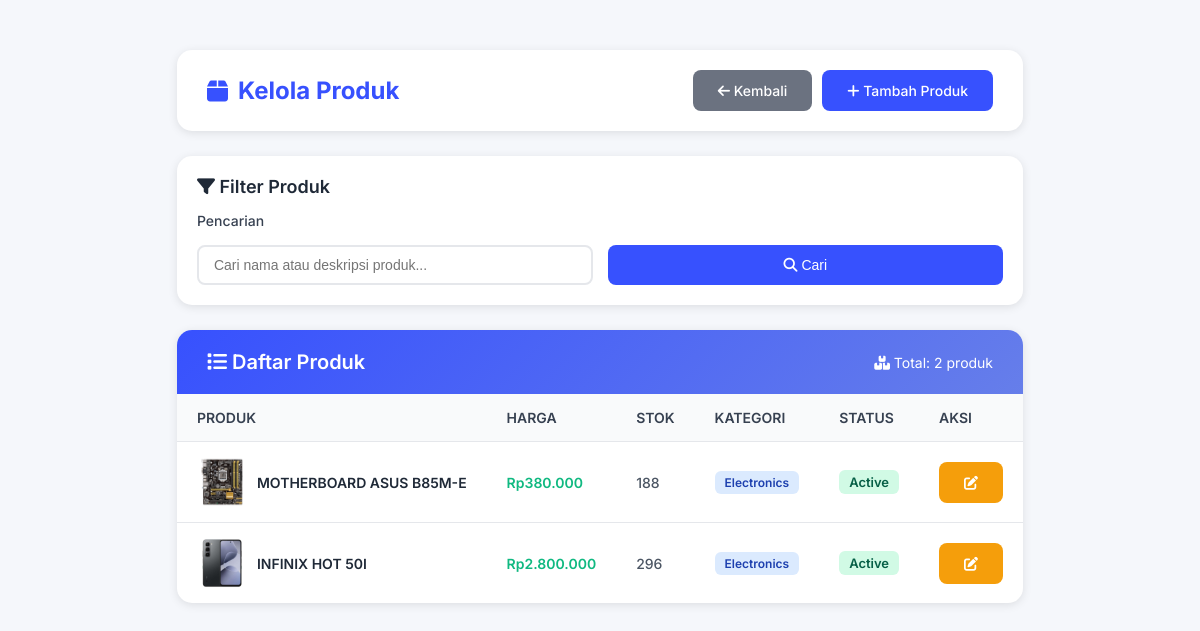
The page /Petugas/kelola_produk_petugas.php (signed in) on the database its author committed.
### tables this page shows
CREATE TABLE `products` (
  `id` int(11) NOT NULL,
  `name` varchar(200) NOT NULL,
  `description` text DEFAULT NULL,
  `price` decimal(10,2) NOT NULL,
  `stock` int(11) DEFAULT 0,
  `category_id` int(11) DEFAULT NULL,
  `image` varchar(255) DEFAULT NULL,
  `status` enum('active','inactive') DEFAULT 'active',
  `created_at` timestamp NOT NULL DEFAULT current_timestamp(),
  `updated_at` timestamp NOT NULL DEFAULT current_timestamp() ON UPDATE current_timestamp()
);

CREATE TABLE `categories` (
  `id` int(11) NOT NULL,
  `name` varchar(100) NOT NULL,
  `description` text DEFAULT NULL,
  `created_at` timestamp NOT NULL DEFAULT current_timestamp(),
  `updated_at` timestamp NOT NULL DEFAULT current_timestamp() ON UPDATE current_timestamp()
);

### Petugas/kelola_produk_petugas.php (the view, shortened to what this page needs)
<?php
require_once '../config.php';
$search = isset($_GET['search']) ? trim($_GET['search']) : '';
try {
    if(!empty($search)) {
        $stmt = $conn->prepare("SELECT p.*, c.name as category_name
                                FROM products p
                                LEFT JOIN categories c ON p.category_id = c.id
                                WHERE p.name LIKE :search OR p.description LIKE :search
                                ORDER BY p.created_at DESC");
        $stmt->execute(['search' => "%$search%"]);
    } else {
        $stmt = $conn->query("SELECT p.*, c.name as category_name FROM products p LEFT JOIN categories c ON p.category_id = c.id ORDER BY p.created_at DESC");
    }
    $products = $stmt->fetchAll();
    $total_products = count($products);
} catch(PDOException $e) {
    $products = [];
    $total_products = 0;
    error_log("Error in kelola_produk_petugas.php: " . $e->getMessage());
}
?>
<!DOCTYPE html>
<html lang="id">
<head>
    <link rel="stylesheet" href="https://cdnjs.cloudflare.com/ajax/libs/font-awesome/6.4.0/css/all.min.css">
</head>
<body>
    <div class="container">
        <div class="header">
            <h1><i class="fas fa-box"></i> Kelola Produk</h1>
            <div style="display: flex; gap: 10px;">
                <a href="petugas_dashboard.php" class="btn btn-secondary"><i class="fas fa-arrow-left"></i> Kembali</a>
                <a href="tambah_produk_petugas.php" class="btn"><i class="fas fa-plus"></i> Tambah Produk</a>
            </div>
        </div>
        <div class="filters">
            <div class="filters-title"><i class="fas fa-filter"></i> Filter Produk</div>
            <form method="GET" class="filters-row">
                <div class="filter-group">
                    <label for="search">Pencarian</label>
                    <input type="text" id="search" name="search" placeholder="Cari nama atau deskripsi produk..." value="<?php echo htmlspecialchars($search); ?>">
                </div>
                <div class="filter-group" style="align-self: flex-end;">
                    <button type="submit" class="btn" style="width: 100%;"><i class="fas fa-search"></i> Cari</button>
                </div>
            </form>
        </div>
        <div class="table-container">
            <div class="table-header">
                <div class="table-title"><i class="fas fa-list"></i> Daftar Produk</div>
                <div class="table-stats">
                    <span><i class="fas fa-boxes"></i>
                        <?php if(!empty($search)): ?>
                            Hasil: "<?php echo htmlspecialchars($search); ?>" (<?php echo $total_products; ?> ditemukan)
                        <?php else: ?>
                            Total: <?php echo $total_products; ?> produk
                        <?php endif; ?>
                    </span>
                </div>
            </div>
            <div style="overflow-x: auto;">
                <?php if(count($products) > 0): ?>
                    <table>
                        <thead>
                            <tr>
                                <th>Produk</th>
                                <th>Harga</th>
                                <th>Stok</th>
                                <th>Kategori</th>
                                <th>Status</th>
                                <th>Aksi</th>
                            </tr>
                        </thead>
                        <tbody>
                            <?php foreach($products as $product): ?>
                                <tr>
                                    <td>
                                        <div style="display: flex; align-items: center; gap: 10px;">
                                            <?php if($product['image'] && file_exists('../uploads/products/' . $product['image'])): ?>
                                                <img src="../uploads/products/<?php echo $product['image']; ?>" alt="<?php echo htmlspecialchars($product['name']); ?>" class="product-image">
                                            <?php else: ?>
                                                <div style="width: 50px; height: 50px; background: #f3f4f6; border-radius: 8px; display: flex; align-items: center; justify-content: center; color: #6b7280;"><i class="fas fa-box"></i></div>
                                            <?php endif; ?>
                                            <div>
                                                <div class="product-name">
                                                    <?php
                                                    if(!empty($search) && stripos($product['name'], $search) !== false) {
                                                        echo preg_replace('/(' . preg_quote($search, '/') . ')/i', '<span class="search-highlight">$1</span>', htmlspecialchars($product['name']));
                                                    } else {
                                                        echo htmlspecialchars($product['name']);
                                                    }
                                                    ?>
                                                </div>
                                            </div>
                                        </div>
                                    </td>
                                    <td><span class="price">Rp<?php echo number_format($product['price'], 0, ',', '.'); ?></span></td>
                                    <td><span class="stock"><?php echo $product['stock']; ?></span></td>
                                    <td><span class="category-badge"><?php echo htmlspecialchars($product['category_name'] ?? '-'); ?></span></td>
                                    <td><span class="status-badge <?php echo $product['status']; ?>"><?php echo ucfirst($product['status']); ?></span></td>
                                    <td>
                                        <div class="action-buttons">
                                            <a href="ubah_produk_petugas.php?id=<?php echo $product['id']; ?>" class="btn btn-warning" title="Edit"><i class="fas fa-edit"></i></a>
                                        </div>
                                    </td>
                                </tr>
                            <?php endforeach; ?>
                        </tbody>
                    </table>
                <?php endif; ?>
            </div>
        </div>
    </div>
</body>
</html>

### Petugas/kelola_produk_petugas.php (style rules this page uses)
* { margin: 0; padding: 0; box-sizing: border-box; }
:root { --primary: #3751fe; --primary-dark: #2d43d9; --secondary: #667eea; --success: #10b981; --warning: #f59e0b; --danger: #ef4444; --dark: #1f2937; --gray: #6b7280; --light-gray: #f3f4f6; --white: #ffffff; --sidebar-bg: #1e293b; --sidebar-hover: #334155; --card-bg: #ffffff; --shadow: 0 4px 6px rgba(0, 0, 0, 0.1); --shadow-lg: 0 10px 25px rgba(0, 0, 0, 0.15); }
body { font-family: 'Inter', sans-serif; background-color: #f5f7fb; display: flex; min-height: 100vh; }
.container { max-width: 1400px; margin: 30px auto; padding: 20px; }
.header { background: white; padding: 20px 30px; border-radius: 15px; box-shadow: 0 2px 10px rgba(0,0,0,0.1); margin-bottom: 25px; display: flex; justify-content: space-between; align-items: center; flex-wrap: wrap; gap: 15px; }
.header h1 { color: #3751fe; font-size: 24px; display: flex; align-items: center; gap: 10px; }
.btn { display: inline-block; padding: 12px 25px; background: #3751fe; color: white; text-decoration: none; border-radius: 8px; font-weight: 500; transition: all 0.3s; border: none; cursor: pointer; font-size: 14px; }
.btn-secondary { background: #6b7280; }
.btn-warning { background: #f59e0b; }
.filters { background: white; padding: 20px; border-radius: 15px; box-shadow: 0 2px 10px rgba(0,0,0,0.1); margin-bottom: 25px; }
.filters-title { font-size: 18px; font-weight: 600; color: #1f2937; margin-bottom: 15px; }
.filters-row { display: grid; grid-template-columns: repeat(auto-fit, minmax(250px, 1fr)); gap: 15px; }
.filter-group { display: flex; flex-direction: column; gap: 8px; }
.filter-group label { font-size: 13px; font-weight: 500; color: #374151; margin-bottom: 8px; font-size: 14px; }
.filter-group input, .filter-group select { padding: 10px 15px; border: 2px solid #e5e7eb; border-radius: 8px; font-size: 14px; transition: all 0.3s; }
.table-container { background: white; border-radius: 15px; box-shadow: 0 2px 10px rgba(0,0,0,0.1); overflow: hidden; }
.table-header { padding: 20px 30px; background: linear-gradient(135deg, #3751fe 0%, #667eea 100%); color: white; display: flex; justify-content: space-between; align-items: center; flex-wrap: wrap; gap: 15px; }
.table-title { font-size: 20px; font-weight: 600; }
.table-stats { display: flex; gap: 20px; font-size: 14px; }
table { width: 100%; border-collapse: collapse; }
thead { background: #f9fafb; }
th { padding: 15px 20px; text-align: left; font-weight: 600; color: #374151; font-size: 14px; text-transform: uppercase; }
td { padding: 15px 20px; border-top: 1px solid #e5e7eb; font-size: 14px; color: #4b5563; }
.product-image { width: 50px; height: 50px; border-radius: 8px; object-fit: cover; }
.product-name { font-weight: 600; color: #1f2937; }
.category-badge { display: inline-block; background: #dbeafe; color: #1e40af; padding: 4px 10px; border-radius: 6px; font-size: 12px; font-weight: 600; }
.price { font-weight: 600; color: #10b981; }
.stock { font-weight: 500; }
.status-badge { display: inline-block; padding: 4px 10px; border-radius: 6px; font-weight: 600; font-size: 13px; }
.status-badge.active { background: #d1fae5; color: #065f46; }
.action-buttons { display: flex; gap: 8px; }

### rows shown on the page
products: image (picture), name "MOTHERBOARD ASUS B85M-E", price "380.000", stock "188", category.name "Electronics", status "Active"
products: image (picture), name "INFINIX HOT 50I", price "2.800.000", stock "296", category.name "Electronics", status "Active"

### other values the page prints
$total_products "2"
